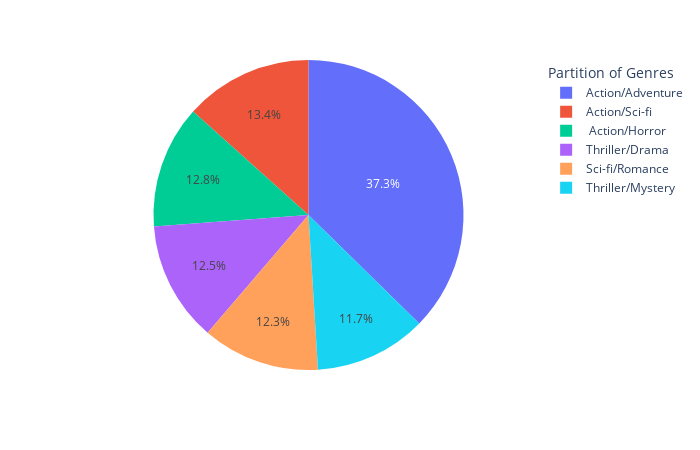

Notebook code cell kept with this figure:
### Code cell
genres = before_pandemic.groupby(['Genres']).agg(Movie_size=('Movie', 'size')).reset_index()
fig = px.pie(genres, values='Movie_size', names='Genres', hover_name='Movie_size')
fig.update_layout(autosize=False)
fig.update_layout(legend_title_text='Partition of Genres')
fig

### Figure 1 — Plotly figure (JSON) as saved in the notebook; plotly's stock layout.template omitted (floating-point values rounded to 4 significant figures)
{"data": [{"domain": {"x": [0, 1], "y": [0, 1]}, "hovertemplate": "<b>%{hovertext}</b><br><br>Genres=%{label}<br>Movie_size=%{value}<extra></extra>", "hovertext": [46, 134, 48, 44, 45, 42], "labels": [" Action/Horror", "Action/Adventure", "Action/Sci-fi", "Sci-fi/Romance", "Thriller/Drama", "Thriller/Mystery"], "legendgroup": "", "name": "", "showlegend": true, "type": "pie", "values": [46, 134, 48, 44, 45, 42]}], "layout": {"autosize": false, "height": 450, "legend": {"title": {"text": "Partition of Genres"}, "tracegroupgap": 0}, "margin": {"t": 60}, "width": 700}}
